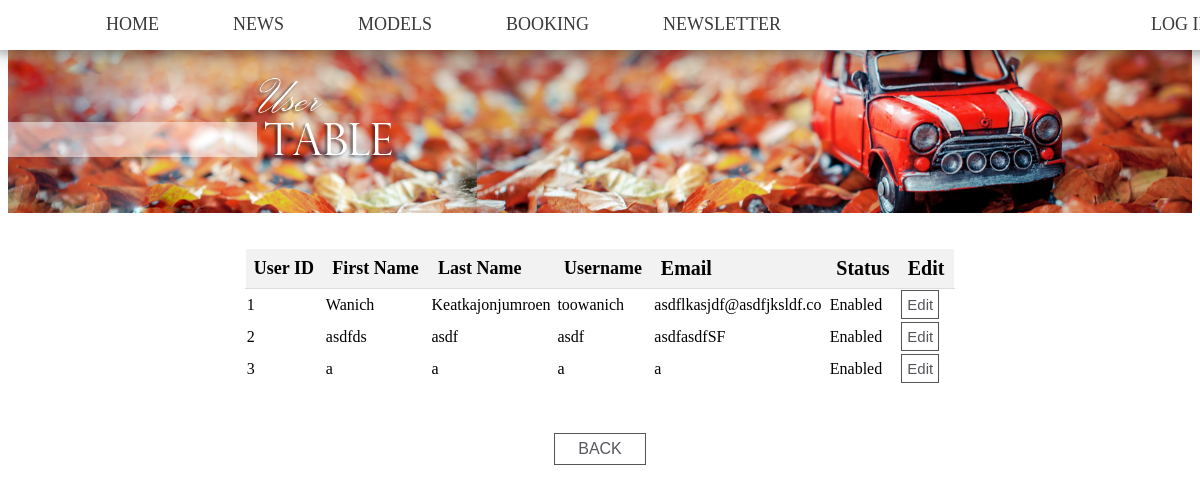
/user-table.php, run on an earlier commit of the app's database.
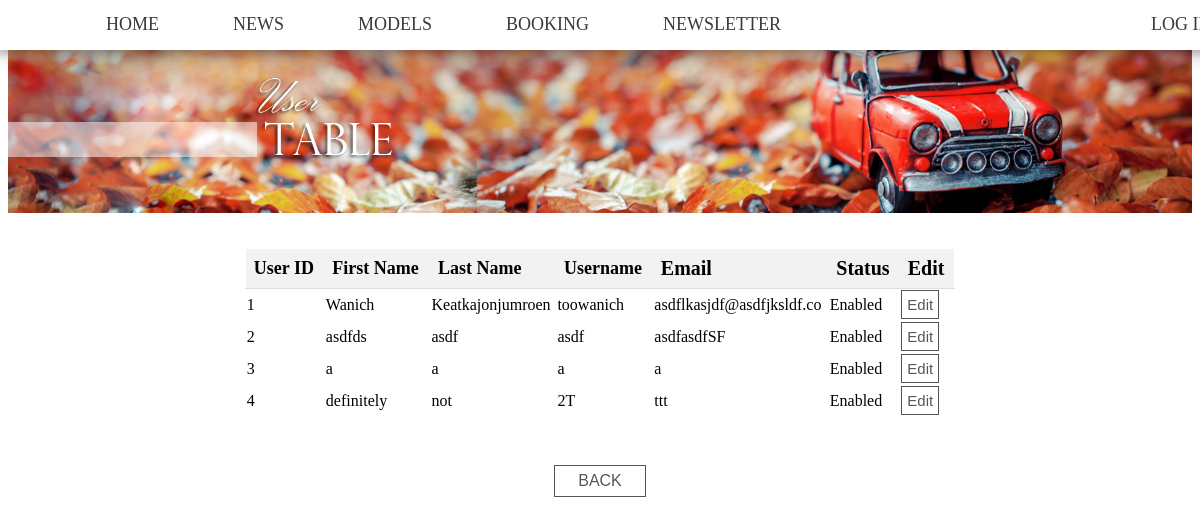
And on a later commit of the database.
### tables this page shows
CREATE TABLE `customer` (
  `customerID` int(11) NOT NULL,
  `fName` varchar(30) NOT NULL,
  `lName` varchar(30) NOT NULL,
  `username` varchar(30) NOT NULL,
  `email` varchar(50) NOT NULL,
  `joinDate` datetime NOT NULL,
  `password` varchar(20) NOT NULL,
  `disabled` tinyint(1) NOT NULL
);

### user-table.php (the view, shortened to what this page needs)
<html>
<head>
  <link rel="stylesheet" href="main.css"/>
  <header>
<?php
require_once('menu.php');
?>
    <center>
      <img style="margin-top: 2%;" src="usetable.png">
</head>
<body>
<center>
  <table class="usertable" style="border-collapse: collapse; width: 60%;">
    <tr style = "background-color:#f2f2f2;" >
      <th style="padding: 8px; text-align: left; border-bottom: 1px solid #ddd; font-size: 18px;">User ID</th>
      <th style="padding: 8px; text-align: left; border-bottom: 1px solid #ddd; font-size: 18px;">First Name</th>
      <th style="padding: 8px; text-align: left; border-bottom: 1px solid #ddd; font-size: 18px;">Last Name</th>
      <th style="padding: 8px; text-align: left; border-bottom: 1px solid #ddd; font-size: 18px;">Username</th>
      <th style="padding: 8px; text-align: left; border-bottom: 1px solid #ddd; font-size: 20px;">Email</th>
      <th style="padding: 8px; text-align: left; border-bottom: 1px solid #ddd; font-size: 20px;">Status</th>
      <th style="padding: 8px; text-align: left; border-bottom: 1px solid #ddd; font-size: 20px;">Edit</th>
    </tr>
      <?php
      $q = "select * from customer";
      $result = $mysqli->query($q);
      if ($result) {
          while($row = $result->fetch_array()){
            echo "<tr>";
            echo "<td>".$row['customerID'] ."</td>";
            echo "<td>".$row['fName'] ."</td>";
            echo "<td>".$row['lName'] ."</td>";
            echo "<td>".$row['username'] ."</td>";
            echo "<td>".$row['email'] ."</td>";
            echo "<td>";
            if($row['disabled'] == 0){
              echo "Enabled";
            }else{
              echo "Disabled";
            }
            echo "</td>";
            echo "<td><a href = 'editUser.php?user=".$row['customerID']."'><button class = 'button' style= 'font-size:15; padding:5;'> Edit </button></a></td>";
            echo "</tr>";
          }
      }else{
        echo "Something went wrong";
      }
      ?>
  </table>
<br>
<br>
      <a href="admin.php"><button class="button" style= "padding: .5% 2% .5% 2%;">BACK</button></a>
</center>
</body>
</html>

What changed in the data, as far as the page shows it:
added customer: customerID "4", fName "definitely", lName "not", username "2T", email "ttt", disabled "Enabled"
